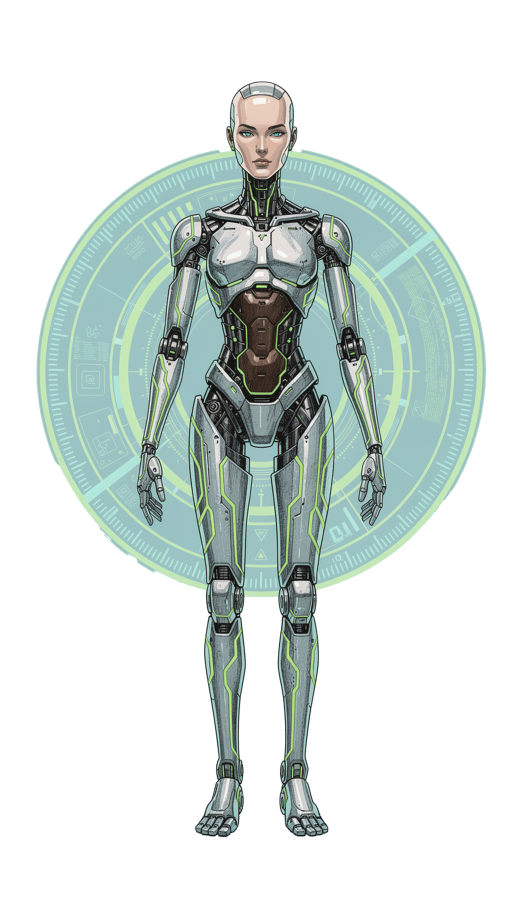
#> input picture 00_transparent-illustrations-72-a-refined/android_ver_a.png, 1568 x 2744 px (shown at 1/3 size); its folder holds only this picture in this run
$ python build-thumbnails.py
#> lines starting #> are read from the running program, lines starting #| are printed output that depends on the picture
#!/usr/bin/env python3
"""一覧表示用のサムネイルを生成する。

原画は 1568x2744 / 3〜5MB。これを役職構成(24枚)や結果画面の小さなセルに
そのまま使っていたため、画面を開くだけで 86MB 落ちてきていた。
表示に必要なのは長辺 400px 程度なので、その大きさの WebP を作る。

    python3 tools/build-thumbnails.py

出力は 2段階:
  thumbs/  長辺400px — 一覧のセル用（役職構成は24枚が同時に出る）
  cards/   長辺1200px — カードを大きく見せる用（同時に出るのは1枚）
これにより、配信物から原画そのものを外せる。
生成物はリポジトリにコミットする（配信物なのでビルド環境に依存させない）。
"""
import pathlib
import sys

from PIL import Image

# 元フォルダ → サムネの長辺(px)。役職カードの絵は最大でも画面幅の半分程度、
# 背景はセルいっぱいに敷くだけなので、いずれも 400px あれば足りる。
SOURCES = [
    # (元フォルダ, 出力先, 長辺px, 品質)
    # thumbs: 一覧のセル用。役職構成では24枚が同時に出る
    ("00_transparent-illustrations-72-a-refined", "thumbs", 400, 82),
    ("00_transparent-illustrations-72-a-lifelike", "thumbs", 400, 82),
    ("backgrounds-72", "thumbs", 400, 82),
    # cards: カードを大きく見せる場面用。同時に出るのは1枚だけなので大きめ
    ("00_transparent-illustrations-72-a-refined", "cards", 1200, 88),
    ("00_transparent-illustrations-72-a-lifelike", "cards", 1200, 88),
    ("backgrounds-72", "cards", 1200, 88),
]
ROOT = pathlib.Path(__file__).resolve().parent.parent


def build() -> int:
    total_in = total_out = count = 0
    for folder, out_root, longest, quality in SOURCES:
        src_dir = ROOT / folder
        if not src_dir.is_dir():
            print(f"  skip {folder} (フォルダが無い)")
            continue
        out_dir = ROOT / out_root / folder
        out_dir.mkdir(parents=True, exist_ok=True)
        for src in sorted(src_dir.glob("*.png")):
            out = out_dir / (src.stem + ".webp")
            image = Image.open(src)
#> image is the input picture: PIL image 1568x2744 RGBA; mean R, G, B, A 182.6, 204.5, 201.8, 95.3
            image.thumbnail((longest, longest), Image.LANCZOS)
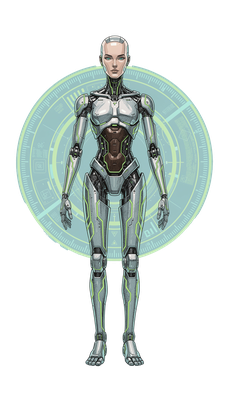
#> image: PIL image 229x400 RGBA; mean R, G, B, A 55.9, 66.5, 63.1, 95.3; transparent parts drawn white
            # 透過を保つため RGBA のまま WebP へ。品質 82 で見た目の劣化は出ない。
            image.save(out, "WEBP", quality=quality, method=6)
            total_in += src.stat().st_size
            total_out += out.stat().st_size
            count += 1
        print(f"  {out_root}/{folder}: {len(list(out_dir.glob('*.webp')))} 枚")
    if count == 0:
        print("生成対象がありませんでした", file=sys.stderr)
        return 1
    print(f"\n{count} 枚: {total_in / 1048576:.1f}MB → {total_out / 1048576:.1f}MB "
          f"({100 - total_out / total_in * 100:.0f}% 削減)")
    return 0


if __name__ == "__main__":
    raise SystemExit(build())
#> (the program exits here)
